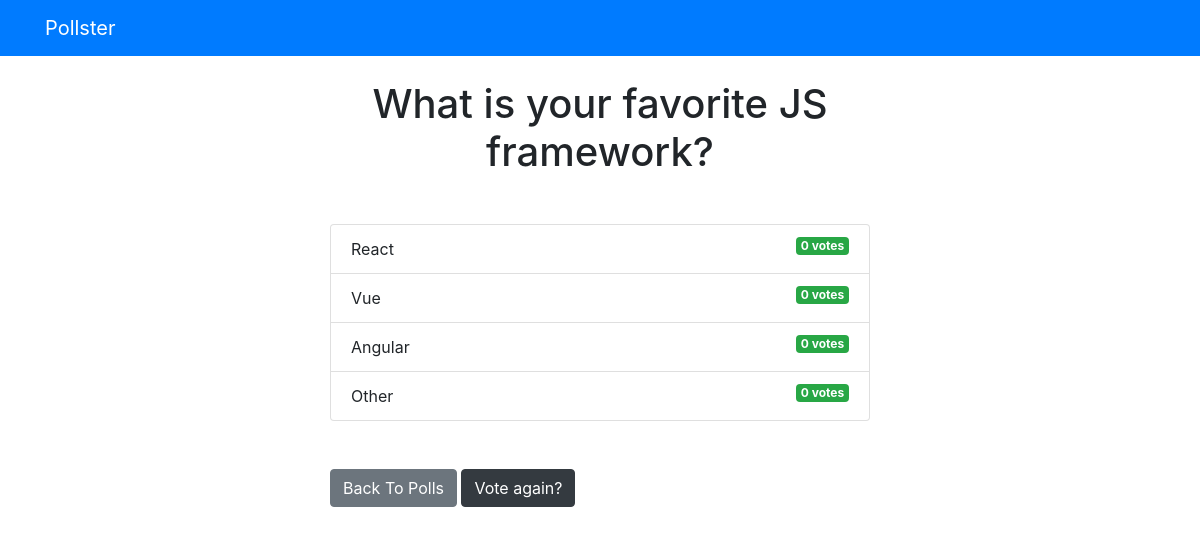
The page /polls/2/results/ on the database as committed earlier.
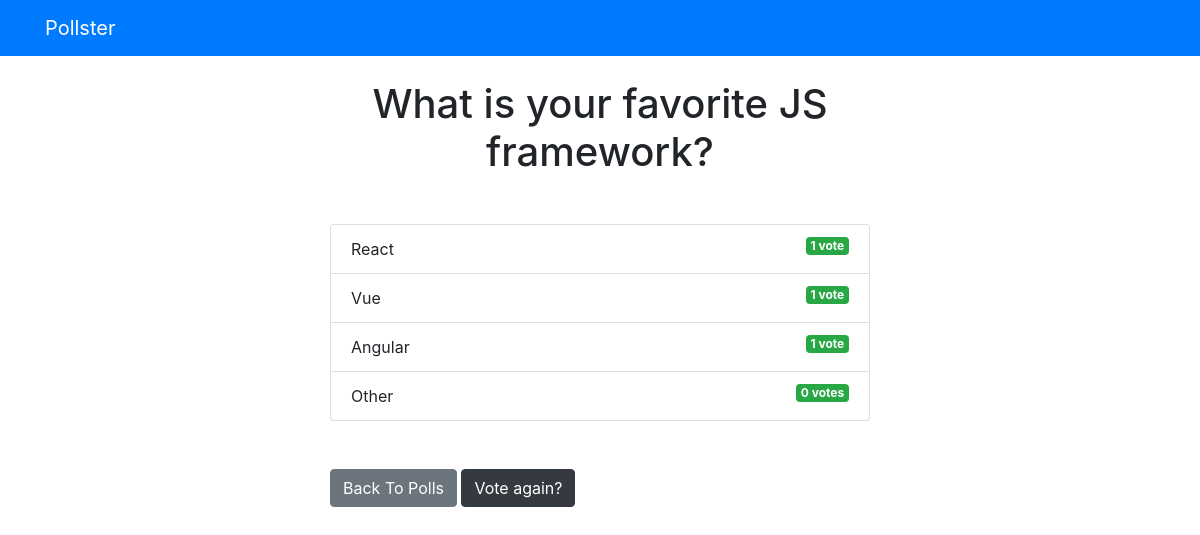
The same page on the database as committed later.
### polls/models.py (models this page shows, shortened)
class Question(models.Model):
    question_text = models.CharField(max_length=200)
    pub_date = models.DateTimeField('date published')

class Choice(models.Model):
    question = models.ForeignKey(Question, on_delete = models.CASCADE)
    choice_text = models.CharField(max_length=200)
    votes = models.IntegerField(default=0)

### polls/views.py (the view)
# urls.py: path('<int:question_id>/results/', views.results, name='results'),
def results(request, question_id):
    question = get_object_or_404(Question, pk=question_id)
    return render(request, 'polls/results.html', { 'question': question })

### templates/polls/results.html
{% extends 'base.html' %}
{% block content %}
<h1 class="mb-5 text-center">{{ question.question_text }}</h1>
<ul class="list-group mb-5">
	{% for choice in question.choice_set.all %}
	<li class="list-group-item">
		{{ choice.choice_text }}  <span class="badge badge-success float-right">{{ choice.votes }} vote{{ choice.votes | pluralize }}</span>
	</li>
	{% endfor %}
</ul>
<a class="btn btn-secondary" href="{% url 'polls:index' %}">Back To Polls</a>
<a class="btn btn-dark" href="{% url 'polls:detail' question.id %}">Vote again?</a>
{% endblock %}

### templates/base.html (shortened to what this page needs)
<!DOCTYPE html>
<html lang="en">
<head>
    <link rel="stylesheet" href="https://stackpath.bootstrapcdn.com/bootstrap/4.5.0/css/bootstrap.min.css">
</head>
<body>
    {% include 'partials/_navbar.html' %}
    <div class="container">
        <div class="row">
            <div class="col-md-6 m-auto">
                {% block content %}{% endblock %}
            </div>
        </div>
    </div>
</body>
</html>

### templates/partials/_navbar.html
<nav class="navbar navbar-dark bg-primary mb-4">
	<div class="container">
		<a class="navbar-brand" href="/">Pollster</a>
	</div>
</nav>

Rows that differ between the two databases and show on the page:
changed Choice "React": votes "0" → "1"; votes|pluralize "s" → (not shown)
changed Choice "Vue": votes "0" → "1"; votes|pluralize "s" → (not shown)
changed Choice "Angular": votes "0" → "1"; votes|pluralize "s" → (not shown)
